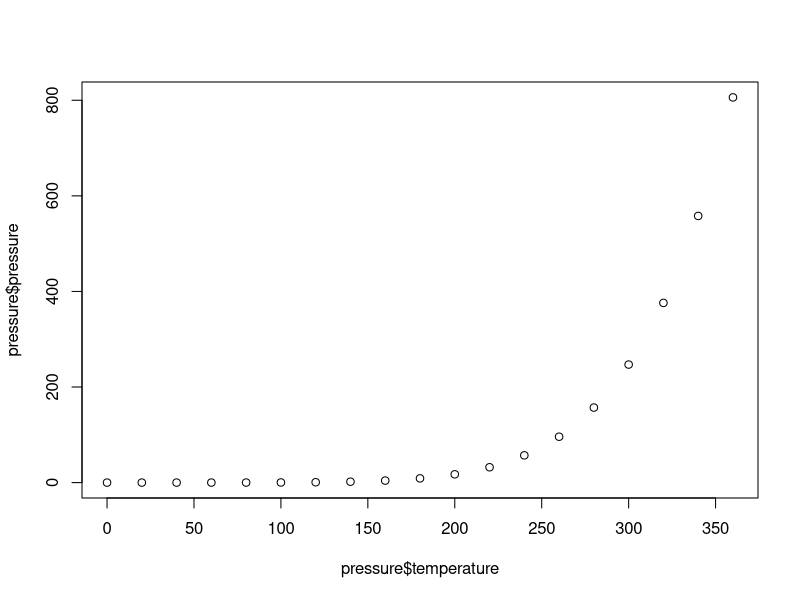
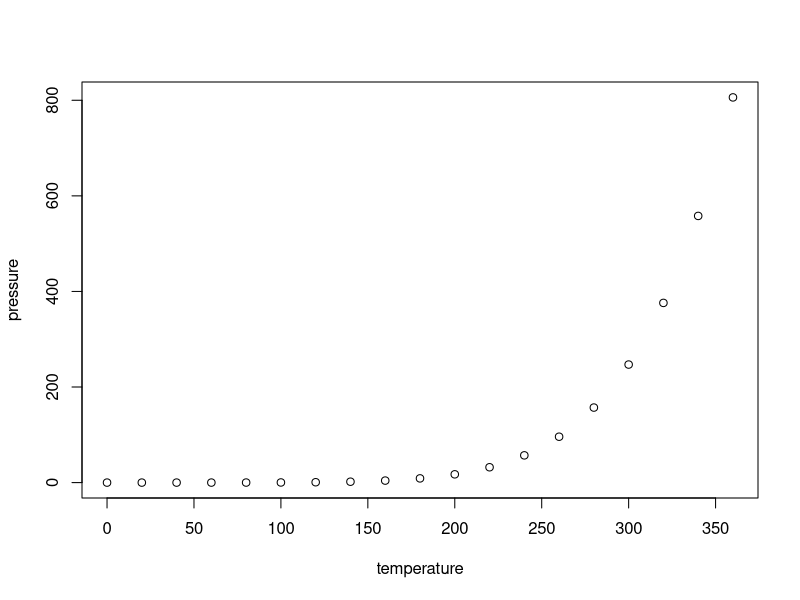
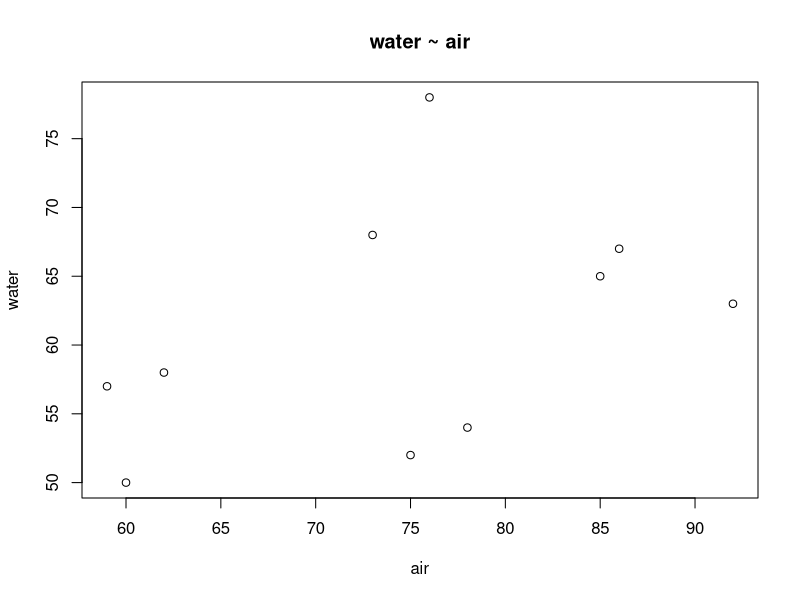
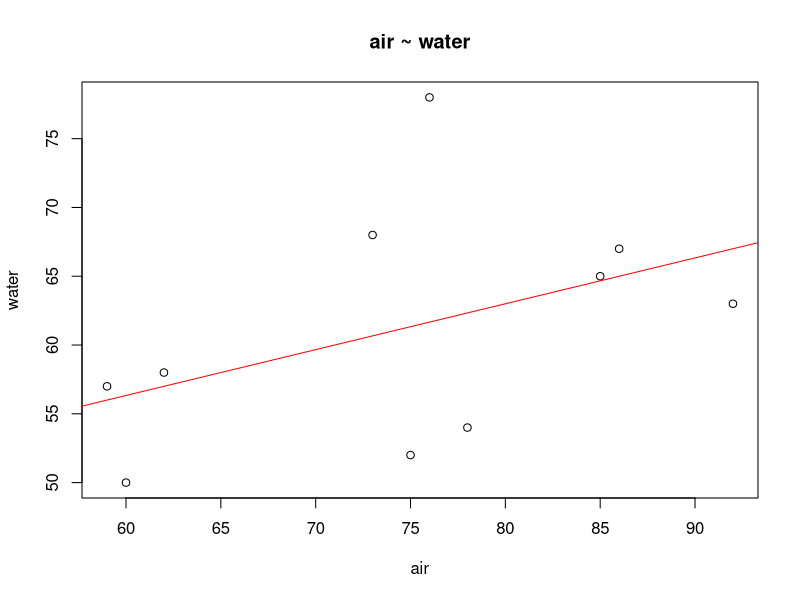
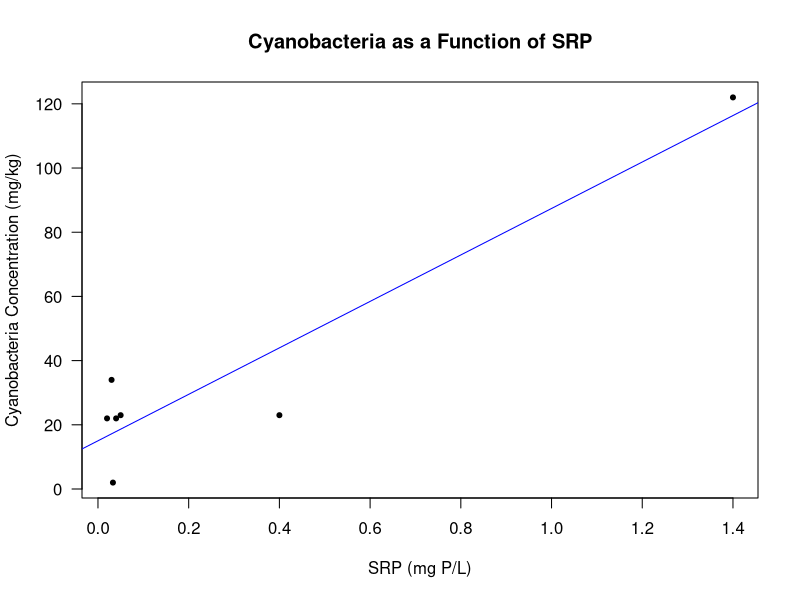
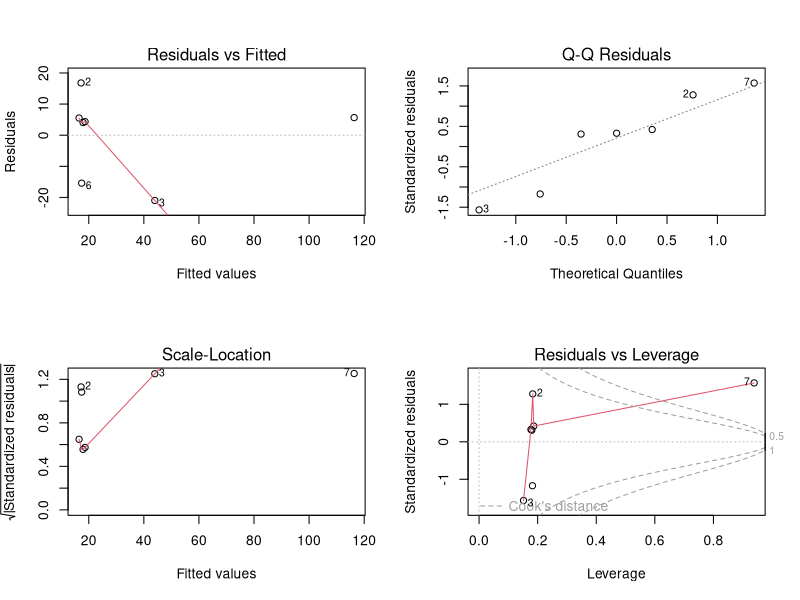
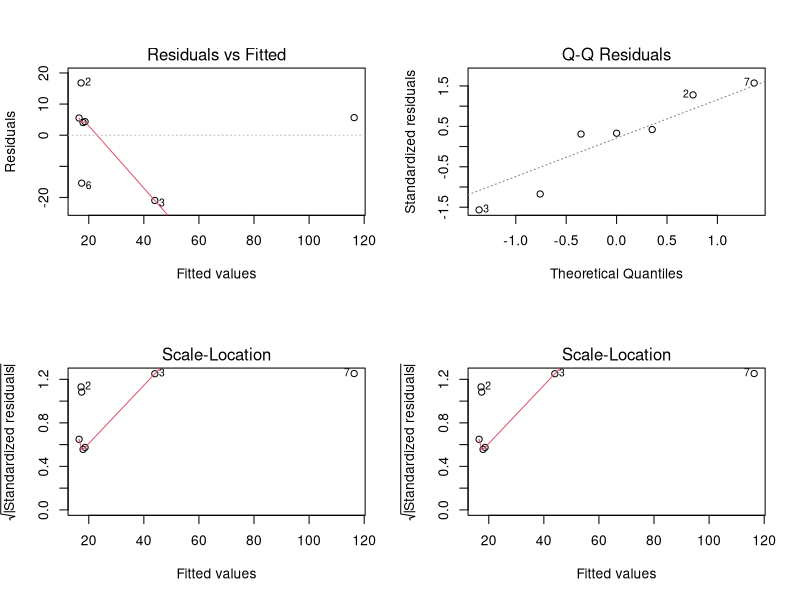
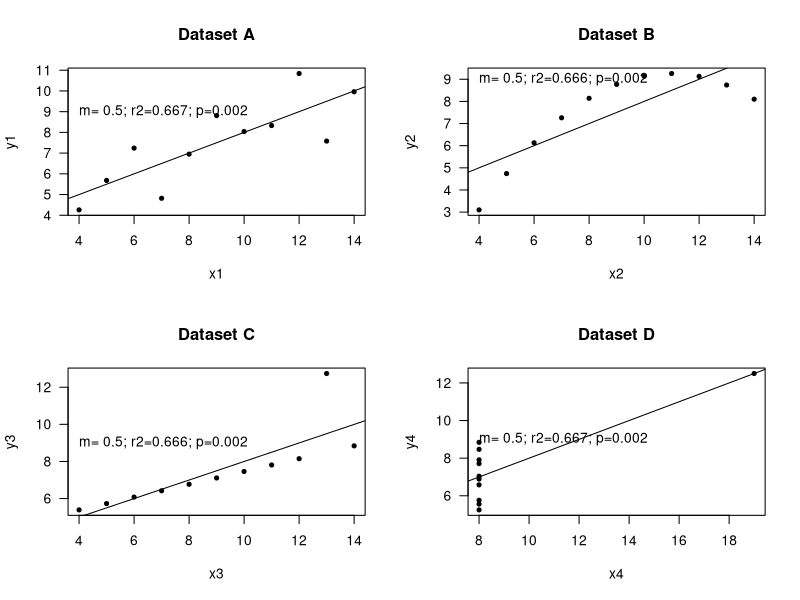

The R script that drew these images, in order: (Note: this script raises an error after producing the figures.)
## ---- chunk 1
knitr::opts_chunk$set(echo = TRUE)
## ---- chunk 2
knitr::include_graphics("https://github.com/marclos/beginnersluck/raw/master/Stats/EA30_Study_Guide/Calystegic_purpurata.jpg") 
## ---- chunk 3

knitr::include_graphics("https://github.com/marclos/beginnersluck/raw/master/Stats/EA30_Study_Guide/Rubus_ursinus.jpg") 
## ---- chunk 4
str(pressure)
## ---- chunk 5
plot(x=pressure$temperature, y=pressure$pressure) # Notice the data.frame is explicitly referenced and then the variable of interest after the dollar symbol.
## ---- chunk 6
plot(pressure ~ temperature, data=pressure) # in this case the data.frame is called by the "data=" argument.
## ---- chunk 7
knitr::include_graphics("https://github.com/marclos/beginnersluck/raw/master/Stats/EA30_Study_Guide/Calochortus_plummerae.jpg") 
## ---- chunk 8
water = c(50, 52, 65, 67, 68, 78, 54, 63, 57, 58)
air = c(60, 75, 85, 86, 73, 76, 78, 92, 59,62)
## ---- chunk 9
plot(x=air, y=water, main="water ~ air")  

## ---- chunk 10
airwater.lm <- lm(formula = water ~ air)

## ---- chunk 11
plot(x=air, y=water, main="air ~ water") 
abline(coef(airwater.lm), col='red')
## ---- chunk 12
summary(airwater.lm)
## ---- chunk 13
knitr::include_graphics("https://github.com/marclos/beginnersluck/raw/master/Stats/EA30_Study_Guide/Phacelia_ramosissima.jpg") 
## ---- chunk 14
SRP <- c(.02, .03, 0.4, 0.04, .05, 0.033, 1.4)
cyano<- c(22, 34, 23, 22, 23, 2, 122)

## ---- chunk 15
HAB.lm = lm(cyano ~ SRP)
HAB.lm 
## ---- chunk 16
summary(HAB.lm)
## ---- chunk 17
plot(cyano ~ SRP, las=1, main="Cyanobacteria as a Function of SRP", pch=20, ylab="Cyanobacteria Concentration (mg/kg)", xlab="SRP (mg P/L)")
abline(HAB.lm, col="blue")
## ---- chunk 18
par(mfrow=c(2,2)) 
## mfrow allows you to creat a number of plot in one graph, you have to provide a vector of the number of rows and number of columns 
##the par() function creates multiple plots at one
##Allows you to plot multiple points, the mfrow function allows you to split the screen into panels (basically split your screen)
plot(HAB.lm)

## plot(HAB.lm) is plot diagnostics 


## ---- chunk 19
plot(HAB.lm, which=1)
## ---- chunk 20
plot(HAB.lm, which=2)
## ---- chunk 21
plot(HAB.lm, which=3)
## ---- chunk 22
plot(HAB.lm, which=3)
## ---- chunk 23
Anscombe = as.data.frame(
  matrix(c(
    1, 10, 10, 10, 8, 8.04, 9.14, 7.46, 6.58, 
    2, 8, 8, 8, 8, 6.95, 8.14, 6.77, 5.76,
    3, 13, 13, 13, 8, 7.58, 8.74, 12.74, 7.71,
    4,  9, 9, 9, 8, 8.81, 8.77, 7.11, 8.84,
    5, 11, 11, 11, 8, 8.33, 9.26, 7.81, 8.47,
    6, 14, 14, 14, 8, 9.96, 8.10, 8.84, 7.04,
    7,  6, 6, 6, 8, 7.24, 6.13, 6.08, 5.25,
    8,  4, 4, 4, 19, 4.26, 3.10, 5.39, 12.50,
    9, 12, 12, 12, 8, 10.84, 9.13, 8.15, 5.56,
    10, 7, 7, 7, 8, 4.82, 7.26, 6.42, 7.91,
    11, 5, 5, 5, 8, 5.68, 4.74, 5.73, 6.89), 
    nrow=11,  byrow=TRUE))


names(Anscombe) = c("Obs.", "x1", "x2", "x3", "x4", "y1", "y2", "y3", "y4")
str(Anscombe)

## ---- chunk 24
par(mfrow=c(2,2), las=1)
plot(y1 ~ x1, Anscombe, main="Dataset A", pch=20)
  A.lm = lm(y1 ~ x1, Anscombe); abline(coef(A.lm)); 
    f <- summary(A.lm)$fstatistic
    p <- round(pf(f[1],f[2],f[3],lower.tail=F),3)
  lm.sum = summary(A.lm); str(lm.sum)
  sum <- paste0("m= ", round(coef(A.lm)[2], 1), "; r2=", round(lm.sum$r.squared, 3), "; p=", p); sum
  text(4, 9, sum, adj=0)
plot(y2 ~ x2, Anscombe, main="Dataset B", pch=20)
  B.lm = lm(y2 ~ x2, Anscombe); abline(coef(B.lm))
 f <- summary(B.lm)$fstatistic
    p <- round(pf(f[1],f[2],f[3],lower.tail=F),3)
  lm.sum = summary(B.lm); str(lm.sum)
  sum <- paste0("m= ", round(coef(B.lm)[2], 1), "; r2=", round(lm.sum$r.squared, 3), "; p=", p); sum
  text(4, 9, sum, adj=0)

plot(y3 ~ x3, Anscombe, main="Dataset C", pch=20)
  C.lm = lm(y3 ~ x3, Anscombe); abline(coef(C.lm))
      f <- summary(C.lm)$fstatistic
    p <- round(pf(f[1],f[2],f[3],lower.tail=F),3)
  lm.sum = summary(C.lm); str(lm.sum)
  sum <- paste0("m= ", round(coef(C.lm)[2], 1), "; r2=", round(lm.sum$r.squared, 3), "; p=", p); sum
  text(4, 9, sum, adj=0)

plot(y4 ~ x4, Anscombe, main="Dataset D", pch=20)
  D.lm = lm(y4 ~ x4, Anscombe); abline(coef(D.lm))
    f <- summary(D.lm)$fstatistic
    p <- round(pf(f[1],f[2],f[3],lower.tail=F),3)
  lm.sum = summary(D.lm); str(lm.sum)
  sum <- paste0("m= ", round(coef(D.lm)[2], 1), "; r2=", round(lm.sum$r.squared, 3), "; p=", p); sum
  text(8, 9, sum, adj=0)
## ---- chunk 25
par(mfrow=c(2,2))
plot(A.lm, which =1)  
plot(B.lm, which =1) 
plot(C.lm, which =1) 
plot(D.lm, which =1) 
## ---- chunk 26
par(mfrow=c(2,2))
plot(A.lm, which =2)  
plot(B.lm, which =2) 
plot(C.lm, which =2) 
plot(D.lm, which =2) 
## ---- chunk 27
par(mfrow=c(2,2))
plot(A.lm, which =3)  
plot(B.lm, which =3) 
plot(C.lm, which =3) 
plot(D.lm, which =3) 
## ---- chunk 28
par(mfrow=c(2,2))
plot(A.lm, which =5)  
plot(B.lm, which =5) 
plot(C.lm, which =5) 
plot(D.lm, which =5) 
## ---- chunk 29
knitr::include_graphics("https://github.com/marclos/beginnersluck/raw/master/Stats/EA30_Study_Guide/Eriogonum_inflatum.jpeg") 
## ---- chunk 30
Dose = c(0.0, 0.5, 1.0, 1.5, 2.0, 2.5, 3.0)
Survived = c(18, 19, 12, 5, 6, 2, 1)
Died = c(7, 6, 13, 20, 19, 23, 24)
## ---- chunk 31
Survived.1 = data.frame(Dose = rep(Dose, Survived), Result = 1)
Died.1 = data.frame(Dose = rep(Dose, Died), Result = 0)

Results.df = rbind(Survived.1, Died.1) # row bind 
str(Results.df)
Results.df <- Results.df[order(Results.df$Dose),] # re-ordered observations by Dose

## ---- chunk 32
table(Results.df)

## ---- chunk 33
# Results.df$Result <- as.factor(Results.df$Result)
Results.logit <- glm(Result ~ Dose, data = Results.df, family = "binomial")
## ---- chunk 34
summary(Results.logit)
## ---- chunk 35
# define new data frame that contains predictor variable
newdata <- data.frame(Dose=seq(min(Results.df$Dose), max(Results.df$Dose),len=100))

# use fitted model to predict values of vs
newdata$Result = predict(Results.logit, newdata, type="response")
## ---- chunk 36

# plot logistic regression curve
plot(Result ~ jitter(Dose), data=Results.df, col="steelblue", las=1)
lines(Result ~ Dose, newdata, lwd=2)

## ---- chunk 37
# R code not printed with "echo=FALSE"
mesocosm = rep(1:15, 10)
treatment = c(rep("Control", 50), rep("LD", 50), rep("HD", 50))
day = rep(1, times=10 )
set.seed(334)
results = round(c(rnorm(50, 34, 8), rnorm(50, 33, 8), rnorm(50, 31, 8)), 1)
Mussel = data.frame(Mesocosm = mesocosm, Treatment = treatment, Day=day, Results=results)
## ---- chunk 38
head(Mussel)
## ---- chunk 39
par(mfrow=c(1,3))
hist(Mussel$Results[Mussel$Treatment=="Control"])
hist(Mussel$Results[Mussel$Treatment=="LD"])
hist(Mussel$Results[Mussel$Treatment=="HD"])

## ---- chunk 40
Mussel.aov <- aov(results ~ treatment, data=Mussel)
## ---- chunk 41
summary(Mussel.aov)
## ---- chunk 42
set.seed(334)
results = round(c(rnorm(50, 37, 8), rnorm(50, 33, 8), rnorm(50, 31, 8)), 1)
Mussel2 = data.frame(Mesocosm = mesocosm, Treatment = treatment, Day=day, Results=results)
summary(aov(aov(results ~ treatment, data=Mussel2)))
## ---- chunk 43
set.seed(334)
results = round(c(rnorm(50, 34, 4), rnorm(50, 33, 4), rnorm(50, 31, 4)), 1)
Mussel3 = data.frame(Mesocosm = mesocosm, Treatment = treatment, Day=day, Results=results)
summary(aov(aov(results ~ treatment, data=Mussel3)))
## ---- chunk 44
newresults = seq(min(Mussel$Results), max(Mussel$Results), length=500)
plot(newresults, dnorm(newresults, mean=mean(Mussel$Results[Mussel$Treatment=="Control"])), ty="l", xlim=c(25,40), col="darkgreen", lwd=1.4)
lines(newresults, dnorm(newresults, mean=mean(Mussel$Results[Mussel$Treatment=="LD"])), ty="l", col="darkred", lwd=1.4)
lines(newresults, dnorm(newresults, mean=mean(Mussel$Results[Mussel$Treatment=="HD"])), ty="l", col="purple", lwd=1.4)

## ---- chunk 45
knitr::include_graphics("https://github.com/marclos/beginnersluck/raw/master/Stats/EA30_Study_Guide/type-i-ii-error.jpg") 
## ---- chunk 46
groupmeans <- c(550, 598, 598, 646)
n <- c(seq(2,10,by=1),seq(12,20,by=2),seq(25,50,by=5))
groups = 4
              n = NA
    between.var = 1536
     within.var = 6400
      sig.level = 0.05
      power = .823
p <- power.anova.test(groups = length(groupmeans), 
between.var = var(groupmeans), within.var = 6400, 
power=0.823,sig.level=0.05,n=NULL)
p
## ---- chunk 47

groupmeans <- c(550, 598, 598, 646)
between.var = var(groupmeans)
within.var = 6400
sig.level = 0.05

n <- c(seq(2,10,by=1),seq(12,20,by=2),seq(25,50,by=5))

# power = null
p <- power.anova.test(groups = length(groupmeans), 
      between.var = var(groupmeans), 
      within.var = 6400, 
      n = n, power= NULL,
      sig.level=0.05)
p

plot(n, p$power)
## ---- chunk 48
knitr::include_graphics("https://github.com/marclos/beginnersluck/raw/master/Stats/EA30_Study_Guide/Marah_fabaceus.jpg") 
## ---- chunk 49
HAB.tab = c(20, 15, 98, 223)
sum(HAB.tab)
dim(HAB.tab) = c(2,2)
dimnames(HAB.tab) = list(c("Non-HAB", "HAB"), c("No Hospitalizations", "Hospitalizations"))

HAB.tab

# HAB.mat = matrix(HAB.tab, nrow=2)
## ---- chunk 50
table(HAB.tab)
## ---- chunk 51

chisq.test(HAB.tab)
## ---- chunk 52
(x <- c(1, 2, 3, 4, 5)) # create a vector of x values 
(y <- c(1, 2, 1.3, 3.75, 2.25)) #2.	create a vector of y-values 
regression.ex.df = data.frame(X=x, Y=y) #make a data frame… (don’t know the function)
par(las=1)
plot(y ~ x, data=regression.ex.df, pch=20)
regression.ex.lm = lm(y~x, data=regression.ex.df)
abline(coef(regression.ex.lm))
regression.ex.df$Residuals = as.vector(resid(regression.ex.lm))
regression.ex.df$Predicted = as.vector(predict(regression.ex.lm, newdata=data.frame(predicted = x)))
regression.ex.df$Color = c("red", "blue", "green", "yellow", "pink")
#lines.mat = mat()
#(xy.coords.ex = xy.coords(rep(x, times=2), c(regression.ex.df$Predicted, c(regression.ex.df$Predicted + regression.ex.df$Residuals))))
#xy.coords.ex[order(xy.coords.ex$x)]
for(i in 1:nrow(regression.ex.df)){
lines(c(regression.ex.df$X[i], regression.ex.df$X[i]), c(regression.ex.df$Predicted[i], c(regression.ex.df$Predicted[i] + regression.ex.df$Residuals[i])), col=regression.ex.df$Color[i], lwd=2)
}
#lines(x[1], regression.ex.df$Predicted[1], x, c(regression.ex.df$Predicted[1] + regression.ex.df$Residuals[1]), color=
